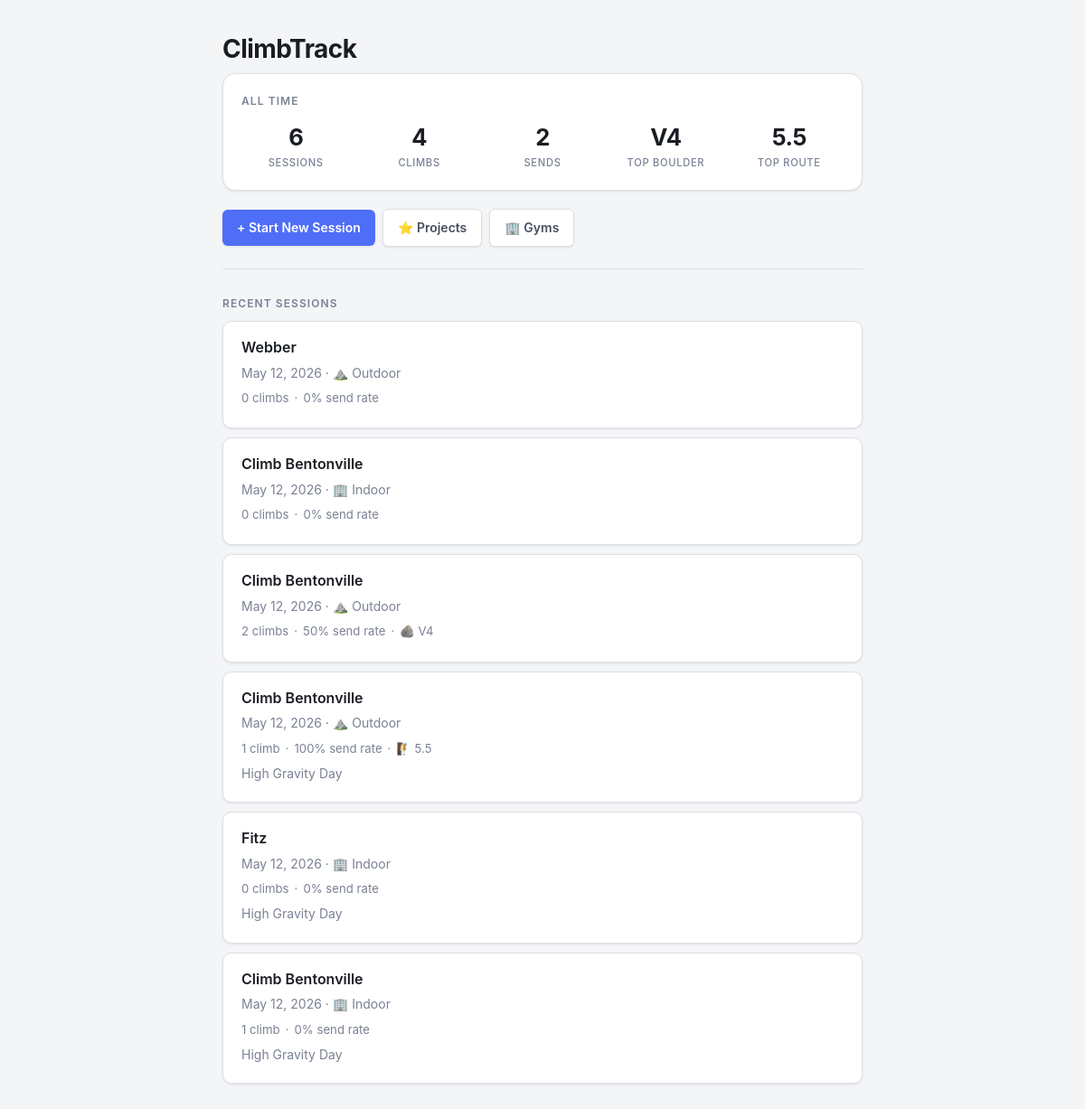
The page / on the database its author committed.
### app.py (models this page shows)
class Climb(db.Model):
    id = db.Column(db.Integer, primary_key=True)
    session_id = db.Column(db.Integer, db.ForeignKey('session.id'), nullable=True)
    route_id = db.Column(db.Integer, db.ForeignKey('route.id'), nullable=True)
    climb_name = db.Column(db.String(100))
    discipline = db.Column(db.String(20), default='boulder')  # 'boulder' or 'route'
    grade = db.Column(db.String(20))
    attempts = db.Column(db.Integer)
    result = db.Column(db.String(20), default='attempt')
    notes = db.Column(db.String(500))

class Session(db.Model):
    id = db.Column(db.Integer, primary_key=True)
    date = db.Column(db.DateTime, default=datetime.utcnow)
    gym_id = db.Column(db.Integer, db.ForeignKey('gym.id'), nullable=True)
    location = db.Column(db.String(100))
    session_type = db.Column(db.String(20), default='indoor')
    notes = db.Column(db.String(300))
    climbs = db.relationship('Climb', backref='session', lazy=True)

class Gym(db.Model):
    id = db.Column(db.Integer, primary_key=True)
    name = db.Column(db.String(100), nullable=False, unique=True)
    address = db.Column(db.String(200))
    is_outdoor = db.Column(db.Boolean, default=False)
    image_filename = db.Column(db.String(200))
    created_at = db.Column(db.DateTime, default=datetime.utcnow)
    sessions = db.relationship('Session', backref='gym', lazy=True)
    routes = db.relationship('Route', backref='gym', lazy=True)

### app.py (the view)
@app.route("/")
def home():
    sessions = Session.query.order_by(Session.date.desc()).all()
    session_stats = {s.id: compute_stats(s.climbs) for s in sessions}
    all_climbs = Climb.query.all()
    all_time = compute_stats(all_climbs)
    all_time['total_sessions'] = len(sessions)
    return render_template(
        "index.html",
        sessions=sessions,
        session_stats=session_stats,
        all_time=all_time
    )

### app.py (called while the page is built)
def compute_stats(climbs):
    total = len(climbs)
    sends = sum(1 for c in climbs if c.result in SEND_RESULTS)
    send_rate = round((sends / total) * 100) if total > 0 else 0
    sent_climbs = [c for c in climbs if c.result in SEND_RESULTS and c.grade]
    def find_hardest(discipline):
        candidates = [c.grade for c in sent_climbs if c.discipline == discipline]
        if not candidates:
            return None
        return max(candidates, key=lambda g: GRADE_RANK.get((discipline, g), -1))
    hardest_boulder = find_hardest('boulder')
    hardest_route = find_hardest('route')
    breakdown = {rt: sum(1 for c in climbs if c.result == rt) for rt in RESULT_TYPES}
    return {
        'total': total,
        'sends': sends,
        'send_rate': send_rate,
        'hardest_boulder': hardest_boulder,
        'hardest_route': hardest_route,
        'breakdown': breakdown,
    }

### templates/index.html (shortened to what this page needs)
<!DOCTYPE html>
<html>
<head>
    <link rel="stylesheet" href="{{ url_for('static', filename='style.css') }}">
</head>
<body>
    <h1>ClimbTrack</h1>
    {% if all_time.total > 0 %}
    <div class="stats-card">
        <h3>All Time</h3>
        <div class="stats-grid">
            <div class="stat">
                <div class="stat-value">{{ all_time.total_sessions }}</div>
                <div class="stat-label">Sessions</div>
            </div>
            <div class="stat">
                <div class="stat-value">{{ all_time.total }}</div>
                <div class="stat-label">Climbs</div>
            </div>
            <div class="stat">
                <div class="stat-value">{{ all_time.sends }}</div>
                <div class="stat-label">Sends</div>
            </div>
            <div class="stat">
                <div class="stat-value">{{ all_time.hardest_boulder or '—' }}</div>
                <div class="stat-label">Top Boulder</div>
            </div>
            <div class="stat">
                <div class="stat-value">{{ all_time.hardest_route or '—' }}</div>
                <div class="stat-label">Top Route</div>
            </div>
        </div>
    </div>
    {% endif %}
    <div class="btn-row">
        <a href="/session/new" class="btn">+ Start New Session</a>
        <a href="/projects" class="btn btn-secondary">⭐ Projects</a>
        <a href="/gyms" class="btn btn-secondary">🏢 Gyms</a>
    </div>
    <hr>
    <h2 class="section-heading">Recent Sessions</h2>
    {% if sessions %}
        {% for session in sessions %}
        {% set stats = session_stats[session.id] %}
        <div class="card">
            <h3><a href="/session/{{ session.id }}">{{ session.gym.name if session.gym else session.location }}</a></h3>
            <p class="muted">
                {{ session.date.strftime('%B %d, %Y') }} ·
                {% if session.session_type == 'outdoor' %}⛰️ Outdoor{% else %}🏢 Indoor{% endif %}
            </p>
            <div class="mini-stats">
                <span>{{ stats.total }} climb{% if stats.total != 1 %}s{% endif %}</span>
                <span>·</span>
                <span>{{ stats.send_rate }}% send rate</span>
                {% if stats.hardest_boulder %}
                <span>·</span>
                <span>🪨 {{ stats.hardest_boulder }}</span>
                {% endif %}
                {% if stats.hardest_route %}
                <span>·</span>
                <span>🧗 {{ stats.hardest_route }}</span>
                {% endif %}
            </div>
            {% if session.notes %}
                <p class="muted">{{ session.notes }}</p>
            {% endif %}
        </div>
        {% endfor %}
    {% else %}
        <div class="empty-state">
            <div class="empty-state-icon">🧗</div>
            <p>No sessions yet. Start one above to begin tracking!</p>
        </div>
    {% endif %}
</body>
</html>

### static/style.css (style rules this page uses)
:root { --bg: #f4f5f7; --surface: #ffffff; --surface-2: #f0f1f3; --surface-3: #e8eaed; --border: #dde0e6; --border-strong: #c4c9d4; --text: #1a1d23; --text-secondary: #4a5060; --text-muted: #7a8194; --text-dim: #a8b0c0; --accent: #4f6ef7; --accent-strong: #3a57e8; --accent-light: #eef1fe; --success: #2d9e6b; --success-light: #e8f7f0; --danger: #d94f4f; --danger-light: #fdf0f0; --warning: #d97706; --radius: 10px; --radius-sm: 6px; --radius-lg: 14px; --shadow-sm: 0 1px 3px rgba(0,0,0,0.06), 0 1px 2px rgba(0,0,0,0.04); --shadow: 0 2px 8px rgba(0,0,0,0.08), 0 1px 3px rgba(0,0,0,0.04); }
* { box-sizing: border-box; }
body { font-family: -apple-system, BlinkMacSystemFont, "Segoe UI", Roboto, Arial, sans-serif; background-color: var(--bg); color: var(--text); margin: 0; padding: 32px 16px; max-width: 740px; margin-left: auto; margin-right: auto; line-height: 1.6; font-size: 15px; }
h1 { color: var(--text); margin: 0 0 4px 0; font-size: 1.75rem; font-weight: 700; letter-spacing: -0.02em; }
h2 { color: var(--text); margin: 28px 0 12px 0; font-size: 1.15rem; font-weight: 600; }
h3 { margin: 0 0 4px 0; font-size: 1rem; font-weight: 600; color: var(--text); }
p { margin: 4px 0; }
a { color: var(--accent); text-decoration: none; }
hr { border: none; border-top: 1px solid var(--border); margin: 24px 0; }
.muted { color: var(--text-muted); font-size: 0.875rem; }
.section-heading { color: var(--text-muted); font-size: 0.75rem; text-transform: uppercase; letter-spacing: 0.09em; font-weight: 600; margin: 28px 0 10px 0; }
.btn-row { display: flex; gap: 8px; flex-wrap: wrap; margin: 16px 0; align-items: center; }
.btn { display: inline-flex; align-items: center; gap: 6px; background-color: var(--accent); color: #fff; font-weight: 600; font-size: 0.875rem; padding: 9px 16px; border-radius: var(--radius-sm); text-decoration: none; border: none; cursor: pointer; transition: background-color 0.15s; box-shadow: var(--shadow-sm); }
.btn-secondary { background-color: var(--surface); color: var(--text-secondary); border: 1px solid var(--border); box-shadow: var(--shadow-sm); }
.card { background: var(--surface); border: 1px solid var(--border); border-radius: var(--radius); padding: 16px 20px; margin-bottom: 10px; box-shadow: var(--shadow-sm); }
.card h3 a { color: var(--text); }
.stats-card { background: var(--surface); border: 1px solid var(--border); border-radius: var(--radius-lg); padding: 20px; margin-bottom: 20px; box-shadow: var(--shadow-sm); }
.stats-card h3 { margin: 0 0 16px 0; color: var(--text-muted); font-size: 0.75rem; text-transform: uppercase; letter-spacing: 0.09em; font-weight: 600; }
.stats-grid { display: grid; grid-template-columns: repeat(auto-fit, minmax(80px, 1fr)); gap: 16px; }
.stat { text-align: center; }
.stat-value { font-size: 1.6rem; font-weight: 700; color: var(--text); letter-spacing: -0.02em; line-height: 1.2; }
.stat-label { font-size: 0.7rem; color: var(--text-muted); text-transform: uppercase; letter-spacing: 0.06em; margin-top: 4px; font-weight: 500; }
.mini-stats { display: flex; gap: 6px; font-size: 0.825rem; color: var(--text-muted); margin: 6px 0; flex-wrap: wrap; align-items: center; }

### rows shown on the page
Climb: grade "V4", hardest_boulder "V4"
Climb: grade "5.5", hardest_route "5.5"

### other values the page prints
{{ all_time.total_sessions }} "6"
{{ all_time.total }} "4"
{{ all_time.sends }} "2"
{{ session.gym.name if session.gym else session.location }} "Webber"
{{ session.date.strftime('%B %d, %Y') }} "May 12, 2026"
{{ stats.total }} "0"
{{ stats.send_rate }} "0"
{{ session.gym.name if session.gym else session.location }} "Climb Bentonville"
{{ stats.total }} "2"
{{ stats.send_rate }} "50"
{{ stats.total }} "1"
{{ stats.send_rate }} "100"
{{ session.notes }} "High Gravity Day"
{{ session.gym.name if session.gym else session.location }} "Fitz"
